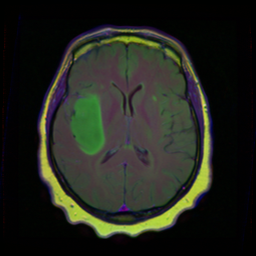
%> input picture image a2/matlab22/TCGA_CS_4942_19970222_11.tif, 256 x 256 px
$ octave Tumors.m   (GNU Octave 9; MATLAB toolbox functions it lacks are replaced by stand-ins)
%> lines starting %> are read from the running program, lines starting %| are printed output that depends on the picture; in (x1, y1, x2, y2) boxes, pixels count from 0 and x2, y2 are one past the last pixel; in counts of white or black regions, pixels touching at a corner belong together; the program's own positions count from 1
x1= imread('TCGA_CS_4942_19970222_11.tif');
%> x1 is the input picture: size 256x256x3 uint8; mean R, G, B 34.4, 36.7, 28.5
x2= imread('TCGA_CS_4944_20010208_10.tif');
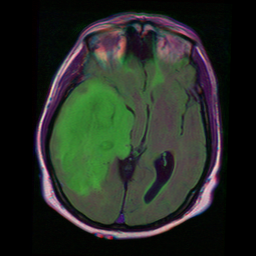
%> input picture image a2/matlab22/TCGA_CS_4944_20010208_10.tif, 256 x 256 px
%> x2 is the input picture: size 256x256x3 uint8; mean R, G, B 37.6, 43.1, 35.5
x3= imread('TCGA_DU_5851_19950428_15.tif');
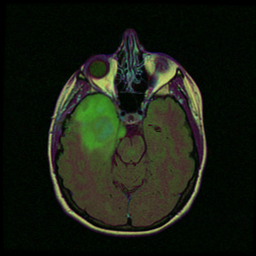
%> input picture image a2/matlab22/TCGA_DU_5851_19950428_15.tif, 256 x 256 px
%> x3 is the input picture: size 256x256x3 uint8; mean R, G, B 24.9, 29.5, 18.4

x1truth= imread('TCGA_CS_4942_19970222_11_mask.tif');
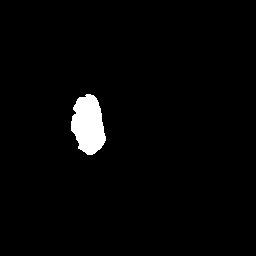
%> input picture image a2/matlab22/TCGA_CS_4942_19970222_11_mask.tif, 256 x 256 px
%> x1truth is the input picture: size 256x256 uint8; 2.3% white; 1 white region, box (x1, y1, x2, y2) and area: (71, 94, 106, 155) 1539
bint1 = im2bw(x1truth,0.4);
x2truth= imread('TCGA_CS_4944_20010208_10_mask.tif');
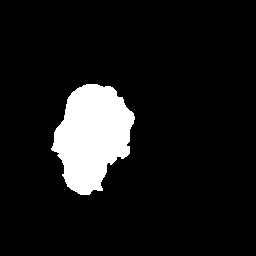
%> input picture image a2/matlab22/TCGA_CS_4944_20010208_10_mask.tif, 256 x 256 px
%> x2truth is the input picture: size 256x256 uint8; 9.4% white; 1 white region, box (x1, y1, x2, y2) and area: (51, 84, 135, 195) 6189
bint2 = im2bw(x2truth,0.4);
x3truth= imread('TCGA_DU_5851_19950428_15_mask.tif');
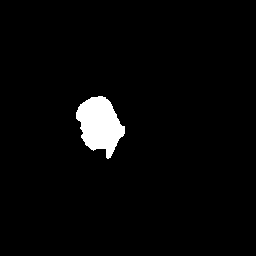
%> input picture image a2/matlab22/TCGA_DU_5851_19950428_15_mask.tif, 256 x 256 px
%> x3truth is the input picture: size 256x256 uint8; 3% white; 1 white region, box (x1, y1, x2, y2) and area: (76, 96, 125, 159) 1942
bint3 = im2bw(x3truth,0.4);

s = strel('disk',4);

%applying the thresholding
tumor1 = (x1(:,:,1)<56 & x1(:,:,2)>107 & x1(:,:,3)<85);
%> tumor1: size 256x256 logical; 1.6% white; 1 white region, box (x1, y1, x2, y2) and area: (72, 99, 102, 152) 1052
binx1 = imdilate(tumor1,s);
%> binx1: size 256x256 logical; 2.4% white; 1 white region, box (x1, y1, x2, y2) and area: (69, 96, 105, 155) 1603
binx1 = im2bw(binx1,0.4);

tumor2 = (x2(:,:,1)<140 & x2(:,:,2)>120 & x2(:,:,3)<59);
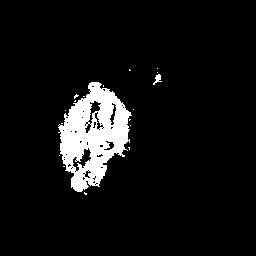
%> tumor2: size 256x256 logical; 7% white; 18 white regions (16 under 20 px), largest, box (x1, y1, x2, y2) and area: (58, 82, 132, 192) 4519, (153, 74, 162, 85) 46
binx2 = imdilate(tumor2,s);
%> binx2: size 256x256 logical; 10.2% white; 3 white regions, box (x1, y1, x2, y2) and area: (55, 79, 137, 198) 6396, (150, 65, 165, 88) 215, (126, 66, 134, 74) 49
binx2 = im2bw(binx2,0.4);

tumor3 = (x3(:,:,1)<90 & x3(:,:,2)>113 & x3(:,:,3)<57);
%> tumor3: size 256x256 logical; 2% white; 7 white regions (4 under 20 px), largest, box (x1, y1, x2, y2) and area: (76, 95, 118, 150) 1220, (118, 129, 125, 137) 45, (99, 121, 109, 126) 21
binx3 = imdilate(tumor3,s);
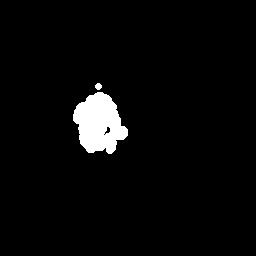
%> binx3: size 256x256 logical; 3.5% white; 2 white regions, box (x1, y1, x2, y2) and area: (73, 92, 128, 154) 2286, (95, 83, 102, 90) 37
binx3 = im2bw(binx3,0.4);

%calculating the error rate:
sim1 = 2*(sum(binx1.*bint1)) / sum(binx1+bint1);
%> sim1 = 0.962
sim2 = 2*(sum(binx2.*bint2)) / sum(binx2+bint2);
%> sim2 = 0.953
sim3 = 2*(sum(binx3.*bint3)) / sum(binx3+bint3);
%> sim3 = 0.906

subplot(321), imshow(binx1);
subplot(322), imshow(x1truth), title(sim1);

subplot(323), imshow(binx2);
subplot(324), imshow(x2truth); title(sim2);

subplot(325), imshow(binx3);
subplot(326), imshow(x3truth); title(sim3);
